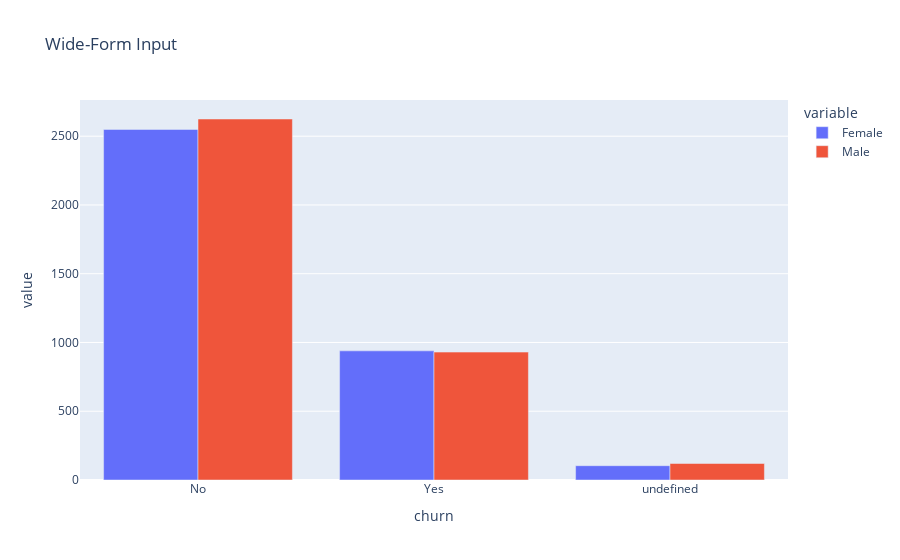

The cell this chart's notebook holds for it:
### Markdown cell above
É possível concluir que não há uma relação clara entre `gênero` e `churn`, já que a distribuição da frequência está parecida nos dois gêneros. 

Isso pode indicar que o serviço está adequado para os diferentes perfis de cliente de acordo com o gênero.

### Code cell


### Figure 1 — Plotly figure (JSON) as saved in the notebook; plotly's stock layout.template omitted (floating-point values rounded to 4 significant figures)
{"data": [{"alignmentgroup": "True", "hovertemplate": "variable=Female<br>churn=%{x}<br>value=%{y}<extra></extra>", "legendgroup": "Female", "marker": {"color": "#636efa", "pattern": {"shape": ""}}, "name": "Female", "offsetgroup": "Female", "orientation": "v", "showlegend": true, "textposition": "auto", "x": ["No", "Yes", "undefined"], "xaxis": "x", "y": [2549, 939, 104], "yaxis": "y", "type": "bar"}, {"alignmentgroup": "True", "hovertemplate": "variable=Male<br>churn=%{x}<br>value=%{y}<extra></extra>", "legendgroup": "Male", "marker": {"color": "#EF553B", "pattern": {"shape": ""}}, "name": "Male", "offsetgroup": "Male", "orientation": "v", "showlegend": true, "textposition": "auto", "x": ["No", "Yes", "undefined"], "xaxis": "x", "y": [2625, 930, 120], "yaxis": "y", "type": "bar"}], "layout": {"xaxis": {"anchor": "y", "domain": [0, 1], "title": {"text": "churn"}}, "yaxis": {"anchor": "x", "domain": [0, 1], "title": {"text": "value"}}, "legend": {"title": {"text": "variable"}, "tracegroupgap": 0}, "title": {"text": "Wide-Form Input"}, "barmode": "group"}}
